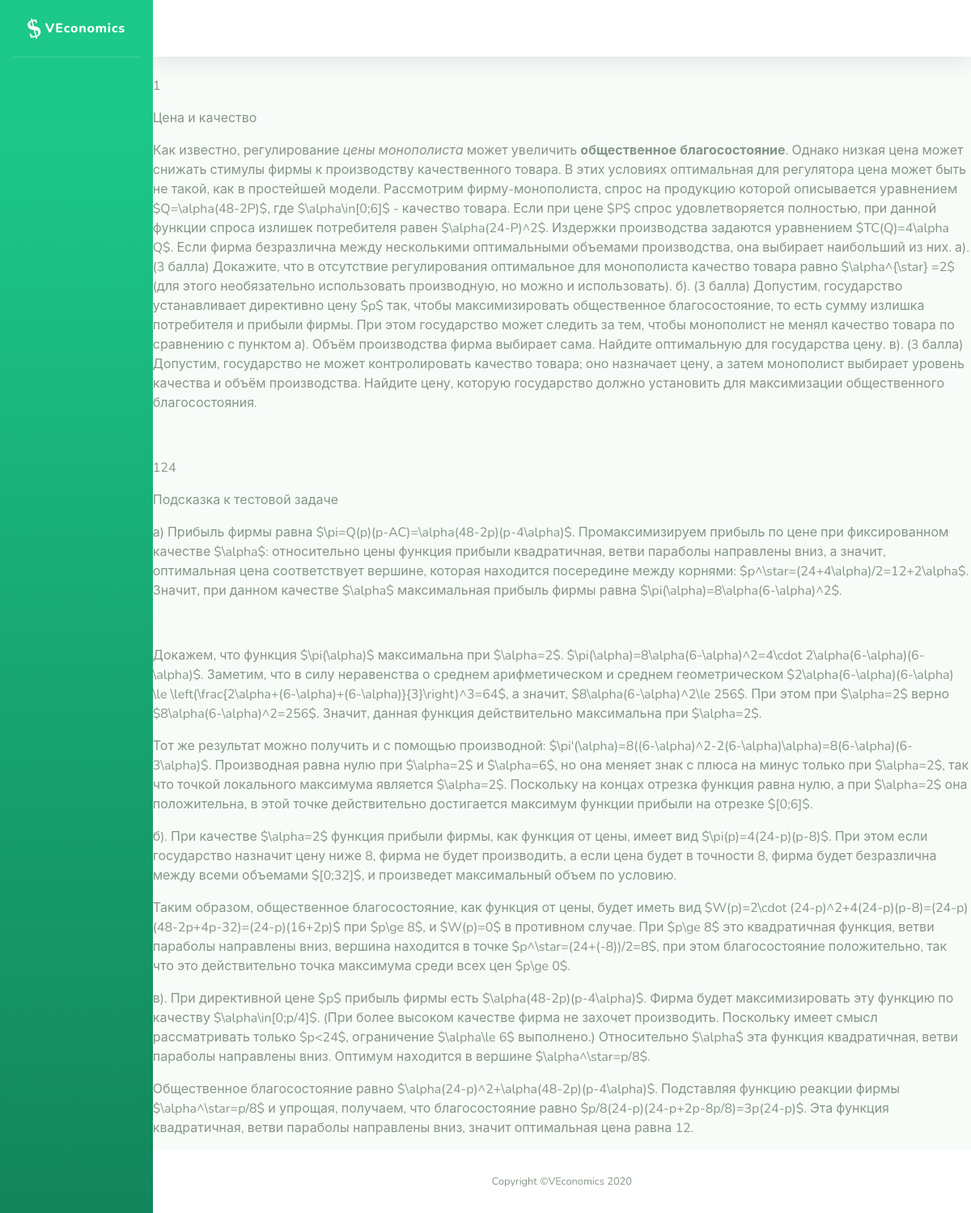
The app's page /problems/1 with its own data.
### problems/models.py (models this page shows, shortened)
class Problem(models.Model):
    name = models.CharField('Название', max_length=200, blank=True, null=True)
    task = RichTextUploadingField('Условие')
    short_answer = models.CharField('Ответ (для автоматической проверки)', max_length=200, blank=True)
    solution = RichTextUploadingField('Решение', blank=True)
    hint = RichTextUploadingField('Подсказка', blank=True)
    topics = models.ManyToManyField(Topic, related_name="problems", verbose_name='Темы')
    assignments = models.ManyToManyField(User, through='Assignment', through_fields=['problem', 'person'])
    class Meta:
        ordering = ['id']

### problems/views.py (the view)
# urls.py: path('<int:pk>', views.ProblemDetailView.as_view(), name='problem-detail')
class ProblemDetailView(DetailView):
    model = Problem

### problems/templates/problems/problem_detail.html
{% extends "problems/sb/base.html" %}
{% block content %}
    {% autoescape off %}
        <p>{{ problem.id }}
        <p>{{ problem.name }}
        <p>{{ problem.task }}
        <p>{{ problem.short_answer }}
        <p>{{ problem.hint }}
        <p>{{ problem.solution }}
    {% endautoescape %}
{% endblock %}

### records on screen
Problem: id "1", name "Цена и качество", task "Как известно, регулирование цены монополиста может увеличить общественное благосостояние . Однако низкая цена может снижать стимулы фирмы к производству качественного товара. В этих условиях оптимальная для регулятора цена может быть не такой, как в простейшей модели. Рассмотрим фирму-монополиста, спрос на продукцию которой описывается уравнением $Q=\\alpha(48-2P)$, где $\\alpha\\in[0;6]$ - качество товара. Если при цене $P$ спрос удовлетворяется полностью, при данной функции спроса излишек потребителя равен $\\alpha(24-P)^2$. Издержки производства задаются уравнением $TC(Q)=4\\alpha Q$. Если фирма безразлична между несколькими оптимальными объемами производства, она выбирает наибольший из них.…", short_answer "124", hint "Подсказка к тестовой задаче", solution "а) Прибыль фирмы равна $\\pi=Q(p)(p-AC)=\\alpha(48-2p)(p-4\\alpha)$. Промаксимизируем прибыль по цене при фиксированном качестве $\\alpha$: относительно цены функция прибыли квадратичная, ветви параболы направлены вниз, а значит, оптимальная цена соответствует вершине, которая находится посередине между корнями: $p^\\star=(24+4\\alpha)/2=12+2\\alpha$. Значит, при данном качестве $\\alpha$ максимальная прибыль фирмы равна $\\pi(\\alpha)=8\\alpha(6-\\alpha)^2$. Докажем, что функция $\\pi(\\alpha)$ максимальна при $\\alpha=2$. $\\pi(\\alpha)=8\\alpha(6-\\alpha)^2=4\\cdot 2\\alpha(6-\\alpha)(6-\\alpha)$. Заметим, что в силу неравенства о среднем арифметическом и среднем геометрическом $2\\alpha(6-\\alpha)(6-\\alpha) \\le…"
